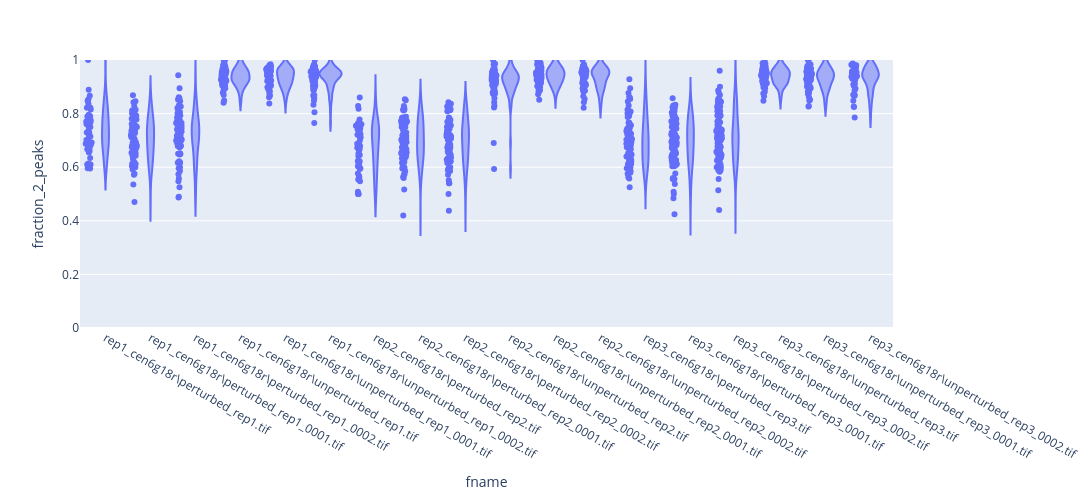

Notebook code for this chart:
### Markdown cell above
# Filter

### Code cell
tagged = agged.copy()
tagged = tagged.groupby(['fname', 'z', 'condition', 'rep']).agg({'z':len, 'num_peaks':[lambda x: np.sum(x==0), lambda x: np.sum(x==1), lambda x: np.sum(x==2), lambda x: np.sum(x==3), lambda x: np.sum(x==4), lambda x: np.sum(x>4)]}).rename(columns={'z':'num_labels'}).reset_index()
tagged.columns = ['fname', 'z', 'condition', 'rep', 'num_labels', 'num_0_peaks', 'num_1_peaks', 'num_2_peaks', 'num_3_peaks', 'num_4_peaks', 'num_more_than_4_peaks']

tagged['fraction_0_peaks'] = tagged['num_0_peaks'] / tagged['num_labels']
tagged['fraction_1_peaks'] = tagged['num_1_peaks'] / tagged['num_labels']
tagged['fraction_2_peaks'] = tagged['num_2_peaks'] / tagged['num_labels']
tagged['fraction_3_peaks'] = tagged['num_3_peaks'] / tagged['num_labels']
tagged['fraction_4_peaks'] = tagged['num_4_peaks'] / tagged['num_labels']
tagged['fraction_more_peaks'] = tagged['num_more_than_4_peaks'] / tagged['num_labels']
tagged['file'] = tagged['fname']
f = px.violin(tagged, x='fname', y='fraction_2_peaks', points='all', range_y=[0,1], width=1200, hover_data=['z'], height=500)
f

### Figure 1 — Plotly figure (JSON) as saved in the notebook; plotly's stock layout.template omitted (floating-point values rounded to 4 significant figures; data arrays with more than 128 entries replaced by an {"elided": "..."} marker saying what was removed)
{"data": [{"alignmentgroup": "True", "box": {"visible": false}, "customdata": {"elided": "1184x1 int values"}, "hovertemplate": "fname=%{x}<br>fraction_2_peaks=%{y}<br>z=%{customdata[0]}<extra></extra>", "legendgroup": "", "marker": {"color": "#636efa"}, "name": "", "offsetgroup": "", "orientation": "v", "points": "all", "scalegroup": "True", "showlegend": false, "type": "violin", "x": {"elided": "1184 str values"}, "x0": " ", "xaxis": "x", "y": {"elided": "1184 float values"}, "y0": " ", "yaxis": "y"}], "layout": {"height": 500, "legend": {"tracegroupgap": 0}, "margin": {"t": 60}, "violinmode": "group", "width": 1200, "xaxis": {"anchor": "y", "domain": [0, 1], "title": {"text": "fname"}}, "yaxis": {"anchor": "x", "domain": [0, 1], "range": [0, 1], "title": {"text": "fraction_2_peaks"}}}}
